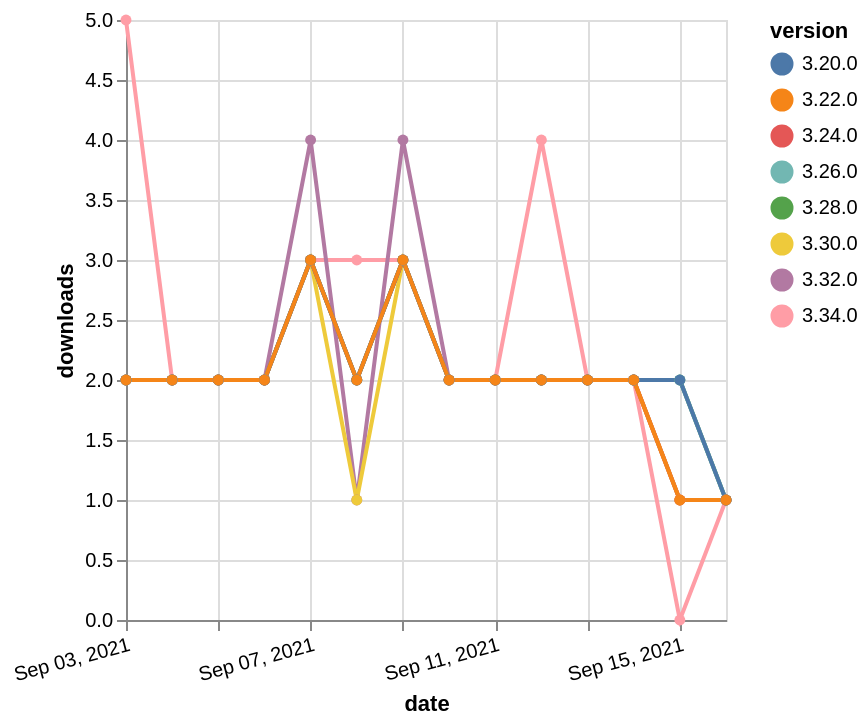

Express this chart as Vega-Lite.
### Vega-Lite specification from a JSON file in a GitHub repository (floating-point values rounded to 4 significant figures)
{"$schema": "https://vega.github.io/schema/vega-lite/v5.json", "description": "A simple bar chart with embedded data.", "data": {"values": [{"date": "2021-09-03", "total": 1492, "delta": 2, "version": "3.28.0"}, {"date": "2021-09-04", "total": 1494, "delta": 2, "version": "3.28.0"}, {"date": "2021-09-05", "total": 1496, "delta": 2, "version": "3.28.0"}, {"date": "2021-09-06", "total": 1498, "delta": 2, "version": "3.28.0"}, {"date": "2021-09-07", "total": 1501, "delta": 3, "version": "3.28.0"}, {"date": "2021-09-08", "total": 1503, "delta": 2, "version": "3.28.0"}, {"date": "2021-09-09", "total": 1506, "delta": 3, "version": "3.28.0"}, {"date": "2021-09-10", "total": 1508, "delta": 2, "version": "3.28.0"}, {"date": "2021-09-11", "total": 1510, "delta": 2, "version": "3.28.0"}, {"date": "2021-09-12", "total": 1512, "delta": 2, "version": "3.28.0"}, {"date": "2021-09-13", "total": 1514, "delta": 2, "version": "3.28.0"}, {"date": "2021-09-14", "total": 1516, "delta": 2, "version": "3.28.0"}, {"date": "2021-09-15", "total": 1518, "delta": 2, "version": "3.28.0"}, {"date": "2021-09-16", "total": 1519, "delta": 1, "version": "3.28.0"}, {"date": "2021-09-03", "total": 239, "delta": 5, "version": "3.34.0"}, {"date": "2021-09-04", "total": 241, "delta": 2, "version": "3.34.0"}, {"date": "2021-09-05", "total": 243, "delta": 2, "version": "3.34.0"}, {"date": "2021-09-06", "total": 245, "delta": 2, "version": "3.34.0"}, {"date": "2021-09-07", "total": 248, "delta": 3, "version": "3.34.0"}, {"date": "2021-09-08", "total": 251, "delta": 3, "version": "3.34.0"}, {"date": "2021-09-09", "total": 254, "delta": 3, "version": "3.34.0"}, {"date": "2021-09-10", "total": 256, "delta": 2, "version": "3.34.0"}, {"date": "2021-09-11", "total": 258, "delta": 2, "version": "3.34.0"}, {"date": "2021-09-12", "total": 262, "delta": 4, "version": "3.34.0"}, {"date": "2021-09-13", "total": 264, "delta": 2, "version": "3.34.0"}, {"date": "2021-09-14", "total": 266, "delta": 2, "version": "3.34.0"}, {"date": "2021-09-15", "total": 266, "delta": 0, "version": "3.34.0"}, {"date": "2021-09-16", "total": 267, "delta": 1, "version": "3.34.0"}, {"date": "2021-09-03", "total": 746, "delta": 2, "version": "3.32.0"}, {"date": "2021-09-04", "total": 748, "delta": 2, "version": "3.32.0"}, {"date": "2021-09-05", "total": 750, "delta": 2, "version": "3.32.0"}, {"date": "2021-09-06", "total": 752, "delta": 2, "version": "3.32.0"}, {"date": "2021-09-07", "total": 756, "delta": 4, "version": "3.32.0"}, {"date": "2021-09-08", "total": 757, "delta": 1, "version": "3.32.0"}, {"date": "2021-09-09", "total": 761, "delta": 4, "version": "3.32.0"}, {"date": "2021-09-10", "total": 763, "delta": 2, "version": "3.32.0"}, {"date": "2021-09-11", "total": 765, "delta": 2, "version": "3.32.0"}, {"date": "2021-09-12", "total": 767, "delta": 2, "version": "3.32.0"}, {"date": "2021-09-13", "total": 769, "delta": 2, "version": "3.32.0"}, {"date": "2021-09-14", "total": 771, "delta": 2, "version": "3.32.0"}, {"date": "2021-09-15", "total": 772, "delta": 1, "version": "3.32.0"}, {"date": "2021-09-16", "total": 773, "delta": 1, "version": "3.32.0"}, {"date": "2021-09-03", "total": 1025, "delta": 2, "version": "3.30.0"}, {"date": "2021-09-04", "total": 1027, "delta": 2, "version": "3.30.0"}, {"date": "2021-09-05", "total": 1029, "delta": 2, "version": "3.30.0"}, {"date": "2021-09-06", "total": 1031, "delta": 2, "version": "3.30.0"}, {"date": "2021-09-07", "total": 1034, "delta": 3, "version": "3.30.0"}, {"date": "2021-09-08", "total": 1035, "delta": 1, "version": "3.30.0"}, {"date": "2021-09-09", "total": 1038, "delta": 3, "version": "3.30.0"}, {"date": "2021-09-10", "total": 1040, "delta": 2, "version": "3.30.0"}, {"date": "2021-09-11", "total": 1042, "delta": 2, "version": "3.30.0"}, {"date": "2021-09-12", "total": 1044, "delta": 2, "version": "3.30.0"}, {"date": "2021-09-13", "total": 1046, "delta": 2, "version": "3.30.0"}, {"date": "2021-09-14", "total": 1048, "delta": 2, "version": "3.30.0"}, {"date": "2021-09-15", "total": 1049, "delta": 1, "version": "3.30.0"}, {"date": "2021-09-16", "total": 1050, "delta": 1, "version": "3.30.0"}, {"date": "2021-09-03", "total": 2068, "delta": 2, "version": "3.24.0"}, {"date": "2021-09-04", "total": 2070, "delta": 2, "version": "3.24.0"}, {"date": "2021-09-05", "total": 2072, "delta": 2, "version": "3.24.0"}, {"date": "2021-09-06", "total": 2074, "delta": 2, "version": "3.24.0"}, {"date": "2021-09-07", "total": 2077, "delta": 3, "version": "3.24.0"}, {"date": "2021-09-08", "total": 2079, "delta": 2, "version": "3.24.0"}, {"date": "2021-09-09", "total": 2082, "delta": 3, "version": "3.24.0"}, {"date": "2021-09-10", "total": 2084, "delta": 2, "version": "3.24.0"}, {"date": "2021-09-11", "total": 2086, "delta": 2, "version": "3.24.0"}, {"date": "2021-09-12", "total": 2088, "delta": 2, "version": "3.24.0"}, {"date": "2021-09-13", "total": 2090, "delta": 2, "version": "3.24.0"}, {"date": "2021-09-14", "total": 2092, "delta": 2, "version": "3.24.0"}, {"date": "2021-09-15", "total": 2093, "delta": 1, "version": "3.24.0"}, {"date": "2021-09-16", "total": 2094, "delta": 1, "version": "3.24.0"}, {"date": "2021-09-03", "total": 1680, "delta": 2, "version": "3.26.0"}, {"date": "2021-09-04", "total": 1682, "delta": 2, "version": "3.26.0"}, {"date": "2021-09-05", "total": 1684, "delta": 2, "version": "3.26.0"}, {"date": "2021-09-06", "total": 1686, "delta": 2, "version": "3.26.0"}, {"date": "2021-09-07", "total": 1689, "delta": 3, "version": "3.26.0"}, {"date": "2021-09-08", "total": 1691, "delta": 2, "version": "3.26.0"}, {"date": "2021-09-09", "total": 1694, "delta": 3, "version": "3.26.0"}, {"date": "2021-09-10", "total": 1696, "delta": 2, "version": "3.26.0"}, {"date": "2021-09-11", "total": 1698, "delta": 2, "version": "3.26.0"}, {"date": "2021-09-12", "total": 1700, "delta": 2, "version": "3.26.0"}, {"date": "2021-09-13", "total": 1702, "delta": 2, "version": "3.26.0"}, {"date": "2021-09-14", "total": 1704, "delta": 2, "version": "3.26.0"}, {"date": "2021-09-15", "total": 1706, "delta": 2, "version": "3.26.0"}, {"date": "2021-09-16", "total": 1707, "delta": 1, "version": "3.26.0"}, {"date": "2021-09-03", "total": 2323, "delta": 2, "version": "3.20.0"}, {"date": "2021-09-04", "total": 2325, "delta": 2, "version": "3.20.0"}, {"date": "2021-09-05", "total": 2327, "delta": 2, "version": "3.20.0"}, {"date": "2021-09-06", "total": 2329, "delta": 2, "version": "3.20.0"}, {"date": "2021-09-07", "total": 2332, "delta": 3, "version": "3.20.0"}, {"date": "2021-09-08", "total": 2334, "delta": 2, "version": "3.20.0"}, {"date": "2021-09-09", "total": 2337, "delta": 3, "version": "3.20.0"}, {"date": "2021-09-10", "total": 2339, "delta": 2, "version": "3.20.0"}, {"date": "2021-09-11", "total": 2341, "delta": 2, "version": "3.20.0"}, {"date": "2021-09-12", "total": 2343, "delta": 2, "version": "3.20.0"}, {"date": "2021-09-13", "total": 2345, "delta": 2, "version": "3.20.0"}, {"date": "2021-09-14", "total": 2347, "delta": 2, "version": "3.20.0"}, {"date": "2021-09-15", "total": 2349, "delta": 2, "version": "3.20.0"}, {"date": "2021-09-16", "total": 2350, "delta": 1, "version": "3.20.0"}, {"date": "2021-09-03", "total": 2251, "delta": 2, "version": "3.22.0"}, {"date": "2021-09-04", "total": 2253, "delta": 2, "version": "3.22.0"}, {"date": "2021-09-05", "total": 2255, "delta": 2, "version": "3.22.0"}, {"date": "2021-09-06", "total": 2257, "delta": 2, "version": "3.22.0"}, {"date": "2021-09-07", "total": 2260, "delta": 3, "version": "3.22.0"}, {"date": "2021-09-08", "total": 2262, "delta": 2, "version": "3.22.0"}, {"date": "2021-09-09", "total": 2265, "delta": 3, "version": "3.22.0"}, {"date": "2021-09-10", "total": 2267, "delta": 2, "version": "3.22.0"}, {"date": "2021-09-11", "total": 2269, "delta": 2, "version": "3.22.0"}, {"date": "2021-09-12", "total": 2271, "delta": 2, "version": "3.22.0"}, {"date": "2021-09-13", "total": 2273, "delta": 2, "version": "3.22.0"}, {"date": "2021-09-14", "total": 2275, "delta": 2, "version": "3.22.0"}, {"date": "2021-09-15", "total": 2276, "delta": 1, "version": "3.22.0"}, {"date": "2021-09-16", "total": 2277, "delta": 1, "version": "3.22.0"}]}, "width": "container", "mark": {"type": "line", "point": {"filled": true}}, "encoding": {"x": {"field": "date", "type": "temporal", "timeUnit": "yearmonthdate", "title": "date", "axis": {"labelAngle": -15}}, "y": {"field": "delta", "type": "quantitative", "title": "downloads"}, "color": {"field": "version", "type": "nominal"}, "tooltip": {"field": "delta"}}}
